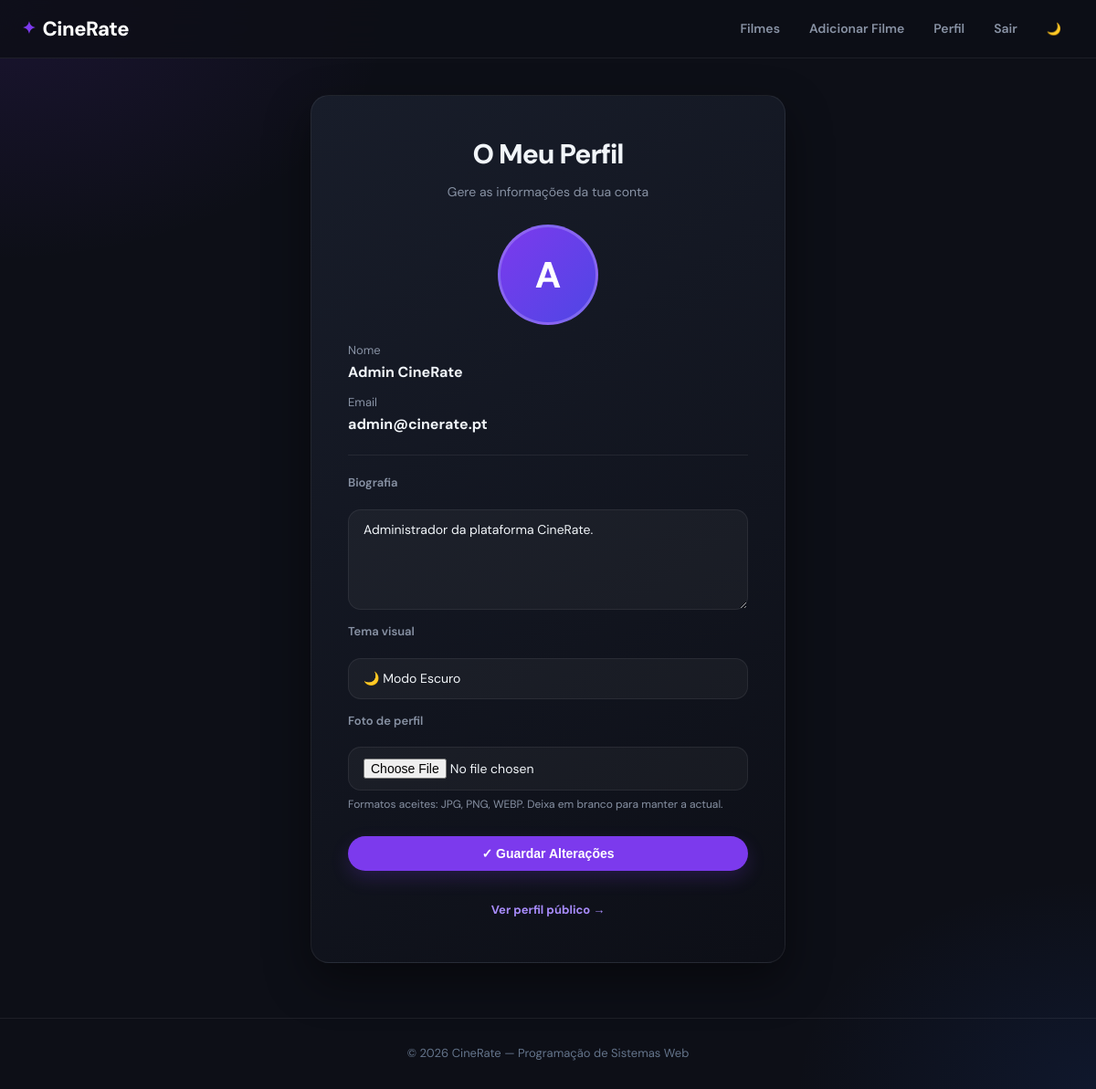
The page /pages/profile.php (signed in) on the database its author committed.
### tables this page shows
CREATE TABLE IF NOT EXISTS users (
                                     id            INT           AUTO_INCREMENT PRIMARY KEY,
                                     name          VARCHAR(100)  NOT NULL,                         
    email         VARCHAR(150)  NOT NULL UNIQUE,                  
    password      VARCHAR(255)  NOT NULL,                         
    bio           TEXT,                                           
    photo         VARCHAR(255)  DEFAULT NULL,                     
    role          ENUM('user','admin') DEFAULT 'user',            
    theme         ENUM('light','dark') DEFAULT 'dark',            
    reset_token   VARCHAR(64)   DEFAULT NULL,                     
    reset_expires DATETIME      DEFAULT NULL,                     
    created_at    TIMESTAMP     DEFAULT CURRENT_TIMESTAMP         
    );

### pages/profile.php (the view, shortened to what this page needs)
<?php
require_once '../config/db.php';
$stmt = $pdo->prepare("
    SELECT name, email, bio, theme, photo
    FROM users
    WHERE id = ?
");
$stmt->execute([$_SESSION['user_id']]);
$user = $stmt->fetch(PDO::FETCH_ASSOC);
?>
<?php include '../includes/header.php'; ?>
    <main class="container">
        <section class="auth-card">
            <h2>O Meu Perfil</h2>
            <p class="subtitle">Gere as informações da tua conta</p>
            <?php if (!empty($user['photo'])): ?>
                <img
                        class="profile-photo"
                        src="/cinerate/assets/uploads/profiles/<?= htmlspecialchars($user['photo']) ?>"
                        alt="A tua foto de perfil">
            <?php else: ?>
                <div class="profile-placeholder">
                    <?= strtoupper(substr(htmlspecialchars($user['name']), 0, 1)) ?>
                </div>
            <?php endif; ?>
            <div style="margin-bottom:16px; text-align:left;">
                <p style="margin-bottom:6px;">
                    <span class="text-muted" style="font-size:13px;">Nome</span><br>
                    <strong><?= htmlspecialchars($user['name']) ?></strong>
                </p>
                <p>
                    <span class="text-muted" style="font-size:13px;">Email</span><br>
                    <strong><?= htmlspecialchars($user['email']) ?></strong>
                </p>
            </div>
            <hr class="divider">
            <form
                    action="../actions/update_profile.php"
                    method="POST"
                    class="form"
                    enctype="multipart/form-data"
                    novalidate>
                <label style="text-align:left;">Biografia</label>
                <textarea
                        name="bio"
                        placeholder="Conta um pouco sobre ti e os teus gostos cinematográficos..."><?= htmlspecialchars($user['bio'] ?? '') ?></textarea>
                <label style="text-align:left;">Tema visual</label>
                <select name="theme">
                    <option value="dark"  <?= ($user['theme'] ?? 'dark') === 'dark'  ? 'selected' : '' ?>>
                        🌙 Modo Escuro
                    </option>
                </select>
                <label style="text-align:left;">Foto de perfil</label>
                <input
                        type="file"
                        name="photo"
                        accept="image/jpeg,image/png,image/webp">
                <p class="text-muted" style="font-size:12px; text-align:left; margin-top:-8px;">
                    Formatos aceites: JPG, PNG, WEBP. Deixa em branco para manter a actual.
                </p>
                <button type="submit" class="btn">&#10003; Guardar Alterações</button>
            </form>
            <p class="mt-16">
                <a href="user_profile.php?id=<?= (int) $_SESSION['user_id'] ?>" class="btn btn-ghost btn-small">
                    Ver perfil público &#8594;
                </a>
            </p>
        </section>
    </main>
<?php include '../includes/footer.php'; ?>

### assets/css/style.css (style rules this page uses)
* { margin: 0; padding: 0; box-sizing: border-box; }
:root { --bg: #0d0f17; --bg-soft: #131720; --card: #181d2a; --card-hover: #1e2436; --text: #f1f5f9; --muted: #8892a4; --text-dim: #64748b; --accent: #7c3aed; --accent-light: #a78bfa; --accent-glow: rgba(124,58,237,0.20); --gold: #f59e0b; --danger: #e11d48; --success: #10b981; --border: rgba(255,255,255,0.07); --border-focus: rgba(124,58,237,0.55); --shadow: 0 20px 50px rgba(0,0,0,0.45); --shadow-sm: 0 4px 16px rgba(0,0,0,0.30); --radius: 14px; --radius-lg: 20px; --radius-pill: 999px; }
body { font-family: 'DM Sans', 'Segoe UI', Arial, sans-serif; background-color: var(--bg); color: var(--text); min-height: 100vh; line-height: 1.6; background-image: radial-gradient(ellipse 60% 40% at 0% 0%, rgba(124,58,237,0.12) 0%, transparent 60%), radial-gradient(ellipse 50% 35% at 100% 100%, rgba(37,99,235,0.10) 0%, transparent 55%); background-attachment: fixed; }
a { color: var(--accent-light); text-decoration: none; transition: color 0.2s ease; }
.container { max-width: 1180px; margin: 40px auto; padding: 0 20px; }
.btn { display: inline-flex; align-items: center; justify-content: center; gap: 8px; padding: 11px 22px; border-radius: var(--radius-pill); font-size: 14px; font-weight: 700; cursor: pointer; text-decoration: none; border: none; transition: transform 0.15s ease, box-shadow 0.15s ease, background 0.2s; white-space: nowrap; }
.btn-primary, .btn:not(.btn-secondary):not(.btn-ghost) { background: var(--accent); color: #fff; box-shadow: 0 8px 20px var(--accent-glow); }
.btn-ghost { background: transparent; color: var(--accent-light); padding: 8px 12px; box-shadow: none; }
.btn-small { padding: 7px 14px; font-size: 13px; }
.form { display: flex; flex-direction: column; gap: 14px; max-width: 460px; margin: 0 auto; }
.form label { font-size: 13px; font-weight: 600; color: var(--muted); margin-bottom: 4px; display: block; }
.form input, .form textarea, .form select, .search-form input, .reply-form textarea { background: rgba(255,255,255,0.04); color: var(--text); padding: 12px 16px; border-radius: var(--radius); border: 1px solid var(--border); font-size: 14px; font-family: inherit; outline: none; width: 100%; transition: border-color 0.2s, box-shadow 0.2s; }
.form input::placeholder, .search-form input::placeholder { color: var(--text-dim); }
.form textarea { min-height: 110px; resize: vertical; }
.form select { appearance: none; -webkit-appearance: none; cursor: pointer; }
.auth-card { background: linear-gradient(145deg, var(--card), rgba(13,15,23,0.98)); border: 1px solid var(--border); border-radius: var(--radius-lg); box-shadow: var(--shadow); max-width: 520px; margin: 36px auto; padding: 40px; text-align: center; }
.auth-card h2 { font-size: 30px; font-weight: 800; letter-spacing: -1px; margin-bottom: 6px; }
.auth-card .subtitle { color: var(--muted); font-size: 14px; margin-bottom: 24px; }
.auth-card .btn { width: 100%; margin-top: 10px; }
.profile-photo, .profile-placeholder { width: 110px; height: 110px; border-radius: 50%; object-fit: cover; border: 3px solid rgba(167,139,250,0.5); margin: 14px auto; display: block; }
.profile-placeholder { background: linear-gradient(135deg, var(--accent), #4f46e5); color: #fff; font-size: 40px; font-weight: 800; display: grid; place-items: center; }
.text-muted { color: var(--muted); font-size: 13px; }
.mt-16 { margin-top: 16px; }
.divider { border: none; border-top: 1px solid var(--border); margin: 20px 0; }

### rows shown on the page
users: name "A", name "Admin CineRate", email "admin@cinerate.pt", bio "Administrador da plataforma CineRate.", theme "🌙 Modo Escuro"
